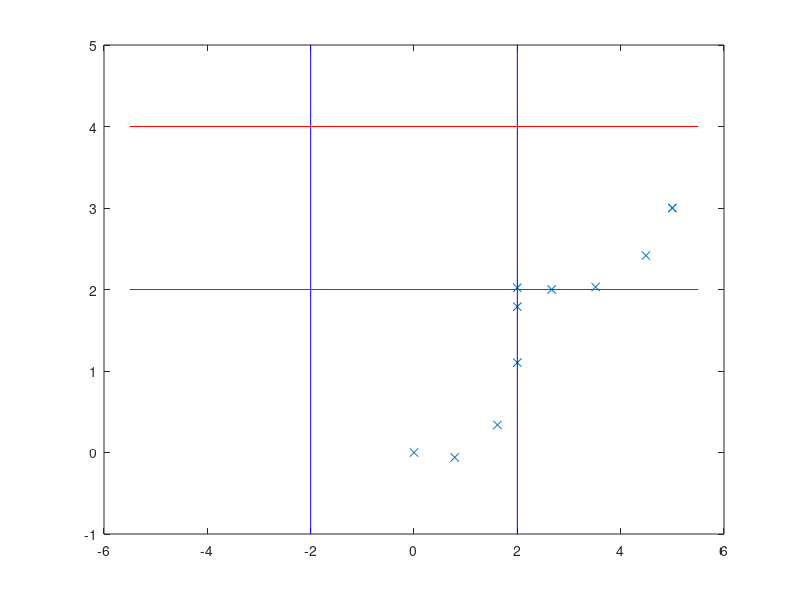

The MATLAB source for this figure:
clc, clear all, close all
% PROBLEM SETUP, DO NOT CHANGE
A_sys = [1 0 .1 0;0 1 0 .1; 2 -2 1.2 0; 0 1.5 -1 .7];
B_sys = [0 0;0 0;1 -2;0 1];
N = 10;
x0 = [5;3;0;0];

% QP SETUP HERE
H = 2*[0.01*eye(4*N+4), zeros(4*N+4,2*N);zeros(4*N+4,2*N)', eye(2*N)];

f = zeros(6*N+4,1);


%%
fval_opt=Inf;
for m=1:N;
A1=kron(eye(m+1),[0,1,0,0]);
A2=[A1 zeros(m+1,6*N+4-4*(m+1))];
A3=kron(eye(N-m+1),[1,0,0,0]);
A4=[zeros(N-m+1,4*m) A3 zeros(N-m+1,2*N)];
Ap=[A2;A4];

b1=4*ones(m+1,1);
b2=2*ones(N-m+1,1);
bp=[b1;b2];
b3=-(2)*ones(m+1,1);
b4=-(-2)*ones(N-m+1,1);
bp2=[b3;b4];


A = [Ap;-Ap];
b = [bp;bp2];
%

B1=[kron(eye(N),A_sys) zeros(4*N,4) kron(eye(N),B_sys)];
BMPC1=[eye(4*N+4) zeros(4*N+4,2*N)]-[zeros(4,6*N+4);B1];
BMPC2=[zeros(4,4*N) eye(4) zeros(4,2*N)];
c1 = [x0;zeros(4*N,1)];
c2 = zeros(4,1);

%
B = [BMPC1;BMPC2];
c = [c1;c2];

% SOLVE QP
options = optimset('Display','Off');
      [z,fval,exitflag] = quadprog(H,f,A,b,B,c,[],[],[],options);
x=z(1:(4*N+4));
x=reshape(x,[4 N+1]);
u=z(4*N+5:end);
u=reshape(u,[2 N]);
exitflag
if (exitflag ==1)&&(fval<fval_opt)
   x_opt=x; 
   u_opt=u;
   m_opt=m;
   fval_opt=fval;
end

end
%%
% x(:,1)=x0;
% for i=1:N
%     x(:,i+1)=A_sys*x(:,i)+B_sys*u(:,i)
% end
x=x_opt;
plot(x')
%%
plot(x(1,:),x(2,:),'x'), hold on;
plot([-2 -2],[-1 5],'b')
plot([2 2],[-1 5],'b')
plot([-5.5 5.5],[2 2],'r')
plot([-5.5 5.5],[4 4],'r')